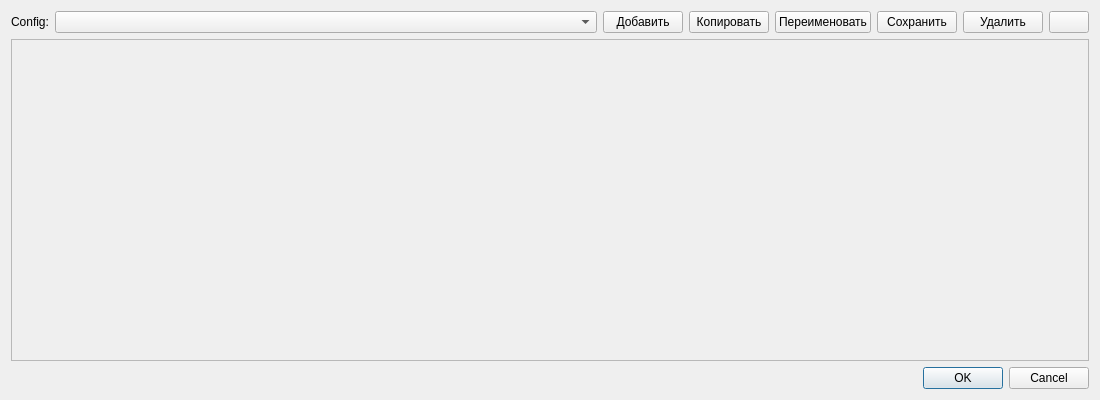
<?xml version="1.0" encoding="UTF-8"?>
<ui version="4.0">
 <class>WindowConfigForm</class>
 <widget class="QDialog" name="WindowConfigForm">
  <property name="geometry">
   <rect>
    <x>0</x>
    <y>0</y>
    <width>1100</width>
    <height>400</height>
   </rect>
  </property>
  <property name="sizePolicy">
   <sizepolicy hsizetype="MinimumExpanding" vsizetype="Preferred">
    <horstretch>0</horstretch>
    <verstretch>0</verstretch>
   </sizepolicy>
  </property>
  <property name="minimumSize">
   <size>
    <width>1100</width>
    <height>400</height>
   </size>
  </property>
  <property name="windowTitle">
   <string>Dialog</string>
  </property>
  <layout class="QVBoxLayout" name="verticalLayout">
   <item>
    <layout class="QHBoxLayout" name="horizontalLayout">
     <item>
      <widget class="QLabel" name="labelWindowConfig">
       <property name="text">
        <string>Config:</string>
       </property>
      </widget>
     </item>
     <item>
      <widget class="QComboBox" name="comboBoxWindowConfigList">
       <property name="sizePolicy">
        <sizepolicy hsizetype="Expanding" vsizetype="Fixed">
         <horstretch>0</horstretch>
         <verstretch>0</verstretch>
        </sizepolicy>
       </property>
      </widget>
     </item>
     <item>
      <widget class="QPushButton" name="pushButtonAddWindowConfg">
       <property name="text">
        <string>Добавить</string>
       </property>
      </widget>
     </item>
     <item>
      <widget class="QPushButton" name="pushButtonCopyWindowConfg">
       <property name="text">
        <string>Копировать</string>
       </property>
      </widget>
     </item>
     <item>
      <widget class="QPushButton" name="pushButtonRenameWindowConfg">
       <property name="text">
        <string>Переименовать</string>
       </property>
      </widget>
     </item>
     <item>
      <widget class="QPushButton" name="pushButtonSaveWindowConfig">
       <property name="text">
        <string>Сохранить</string>
       </property>
      </widget>
     </item>
     <item>
      <widget class="QPushButton" name="pushButtonDeleteWindowConfg">
       <property name="text">
        <string>Удалить</string>
       </property>
      </widget>
     </item>
     <item>
      <widget class="QPushButton" name="pushButtonAddWindow">
       <property name="text">
        <string/>
       </property>
       <property name="icon">
        <iconset resource="../resources/resources.qrc">
         <normaloff>:/icons/icons/add.png</normaloff>:/icons/icons/add.png</iconset>
       </property>
      </widget>
     </item>
    </layout>
   </item>
   <item>
    <widget class="QScrollArea" name="scrollArea">
     <property name="widgetResizable">
      <bool>true</bool>
     </property>
     <widget class="QWidget" name="scrollAreaWidgetContents">
      <property name="geometry">
       <rect>
        <x>0</x>
        <y>0</y>
        <width>1080</width>
        <height>318</height>
       </rect>
      </property>
      <layout class="QVBoxLayout" name="verticalLayoutWindowsItems">
       <item>
        <spacer name="verticalSpacer">
         <property name="orientation">
          <enum>Qt::Vertical</enum>
         </property>
         <property name="sizeType">
          <enum>QSizePolicy::MinimumExpanding</enum>
         </property>
         <property name="sizeHint" stdset="0">
          <size>
           <width>20</width>
           <height>40</height>
          </size>
         </property>
        </spacer>
       </item>
      </layout>
     </widget>
    </widget>
   </item>
   <item>
    <widget class="QDialogButtonBox" name="buttonBox">
     <property name="orientation">
      <enum>Qt::Horizontal</enum>
     </property>
     <property name="standardButtons">
      <set>QDialogButtonBox::Cancel|QDialogButtonBox::Ok</set>
     </property>
     <property name="centerButtons">
      <bool>false</bool>
     </property>
    </widget>
   </item>
  </layout>
 </widget>
 <resources>
  <include location="../resources/resources.qrc"/>
 </resources>
 <connections>
  <connection>
   <sender>buttonBox</sender>
   <signal>accepted()</signal>
   <receiver>WindowConfigForm</receiver>
   <slot>accept()</slot>
   <hints>
    <hint type="sourcelabel">
     <x>275</x>
     <y>390</y>
    </hint>
    <hint type="destinationlabel">
     <x>157</x>
     <y>274</y>
    </hint>
   </hints>
  </connection>
  <connection>
   <sender>buttonBox</sender>
   <signal>rejected()</signal>
   <receiver>WindowConfigForm</receiver>
   <slot>reject()</slot>
   <hints>
    <hint type="sourcelabel">
     <x>343</x>
     <y>390</y>
    </hint>
    <hint type="destinationlabel">
     <x>286</x>
     <y>274</y>
    </hint>
   </hints>
  </connection>
  <connection>
   <sender>pushButtonAddWindow</sender>
   <signal>pressed()</signal>
   <receiver>WindowConfigForm</receiver>
   <slot>onPushButtonAddWindowPressed()</slot>
   <hints>
    <hint type="sourcelabel">
     <x>1089</x>
     <y>33</y>
    </hint>
    <hint type="destinationlabel">
     <x>418</x>
     <y>72</y>
    </hint>
   </hints>
  </connection>
  <connection>
   <sender>pushButtonSaveWindowConfig</sender>
   <signal>pressed()</signal>
   <receiver>WindowConfigForm</receiver>
   <slot>onPushButtonSaveWindowConfigPressed()</slot>
   <hints>
    <hint type="sourcelabel">
     <x>969</x>
     <y>32</y>
    </hint>
    <hint type="destinationlabel">
     <x>356</x>
     <y>42</y>
    </hint>
   </hints>
  </connection>
  <connection>
   <sender>pushButtonAddWindowConfg</sender>
   <signal>pressed()</signal>
   <receiver>WindowConfigForm</receiver>
   <slot>onPushButtonAddWindowConfigPressed()</slot>
   <hints>
    <hint type="sourcelabel">
     <x>684</x>
     <y>30</y>
    </hint>
    <hint type="destinationlabel">
     <x>363</x>
     <y>6</y>
    </hint>
   </hints>
  </connection>
  <connection>
   <sender>pushButtonCopyWindowConfg</sender>
   <signal>pressed()</signal>
   <receiver>WindowConfigForm</receiver>
   <slot>onPushButtonCopyWindowConfigPressed()</slot>
   <hints>
    <hint type="sourcelabel">
     <x>771</x>
     <y>32</y>
    </hint>
    <hint type="destinationlabel">
     <x>504</x>
     <y>5</y>
    </hint>
   </hints>
  </connection>
  <connection>
   <sender>pushButtonRenameWindowConfg</sender>
   <signal>pressed()</signal>
   <receiver>WindowConfigForm</receiver>
   <slot>onPushButtonRenameWindowConfigPressed()</slot>
   <hints>
    <hint type="sourcelabel">
     <x>883</x>
     <y>32</y>
    </hint>
    <hint type="destinationlabel">
     <x>587</x>
     <y>4</y>
    </hint>
   </hints>
  </connection>
  <connection>
   <sender>pushButtonDeleteWindowConfg</sender>
   <signal>pressed()</signal>
   <receiver>WindowConfigForm</receiver>
   <slot>onPushButtonDeleteWindowConfigPressed()</slot>
   <hints>
    <hint type="sourcelabel">
     <x>1055</x>
     <y>32</y>
    </hint>
    <hint type="destinationlabel">
     <x>764</x>
     <y>5</y>
    </hint>
   </hints>
  </connection>
  <connection>
   <sender>comboBoxWindowConfigList</sender>
   <signal>currentTextChanged(QString)</signal>
   <receiver>WindowConfigForm</receiver>
   <slot>onComboBoxWindowConfigListCurrentTextChanged(QString)</slot>
   <hints>
    <hint type="sourcelabel">
     <x>83</x>
     <y>22</y>
    </hint>
    <hint type="destinationlabel">
     <x>41</x>
     <y>36</y>
    </hint>
   </hints>
  </connection>
 </connections>
 <slots>
  <slot>onPushButtonSaveWindowConfigPressed()</slot>
  <slot>onPushButtonAddWindowPressed()</slot>
  <slot>onPushButtonCopyWindowConfigPressed()</slot>
  <slot>onPushButtonRenameWindowConfigPressed()</slot>
  <slot>onPushButtonDeleteWindowConfigPressed()</slot>
  <slot>onPushButtonAddWindowConfigPressed()</slot>
  <slot>onComboBoxWindowConfigListCurrentTextChanged(QString)</slot>
 </slots>
</ui>
